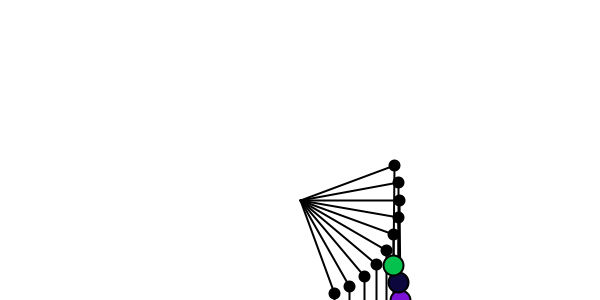
Frame 1 (no input)
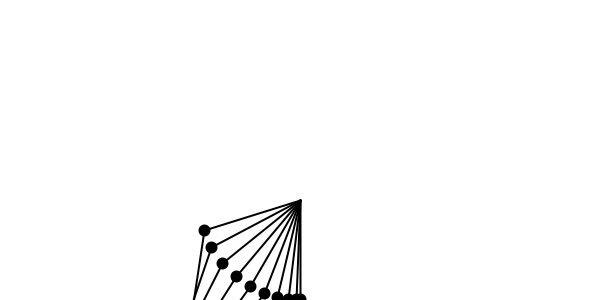
Frame 60 (the mouse pressed at the canvas centre just before this capture)
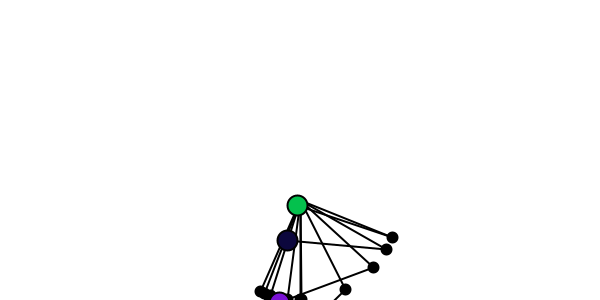
Frame 120 (the mouse held since frame 60 and released just before this capture)

The Processing sketch that drew these frames (run headless with seeded random() and noise(); from frame 60 on, the mouse is pressed at the canvas centre):

// Processing sketch: DoublePendulumSimulation
// ── DoublePendulumSimulation.pde
float cx = width/2;
float cy = height/2;

float WEIGHT_SCALE = 1;
float LENGTH_SCALE = 100;
float dt = 1.0/60.0;

float g = 9.8;
float W = 20;

DoublePendulum[] dp = new DoublePendulum[20];

void setup() {
  size(600, 300);
  
  cx = width/2;
  cy = 200;
  
  for(int i=0; i< 10; i++) {
    SimplePendulum o = new SimplePendulum(10, 1, (i*5+10)*PI/90);
    dp[i] = new DoublePendulum(o, 10, 1, 0); 
  }
}

void showLine() {
  for(int i=0; i< 10; i++) {
    dp[i].showLine = true;
  }
}

void noLine() {
  for(int i=0; i< 10; i++) {
    dp[i].showLine = false;
  }
}

void draw() {
  background(255);
  translate(cx, cy);
  scale(1, -1);
  stroke(0);
  strokeWeight(2);
 
  for(int i=0; i< 10; i++) {
    dp[i].move();
    dp[i].drawWithTracking();
  }
}

// ── DoublePendulum.pde
class DoublePendulum extends SimplePendulum{
  public float M, L, theta, x, y, w, a;
  public color mycolor;
  private SimplePendulum s;
  public boolean showLine = true;
  public DoublePendulum(SimplePendulum s, float M, float L, float theta) {
    super(s.M, s.L, s.theta);
    
    this.M = M;
    this.L = L;
    this.theta = theta;
    this.w = 0;
    this.s = s;
    this.mycolor = color((int)random(255), (int)random(255), (int)random(255));
  }
  
  public void calculate() {
    s.calculate();
    this.px = this.x;
    this.py = this.y;
    
    this.x = s.x + L*LENGTH_SCALE * sin(theta);
    this.y = s.y - L*LENGTH_SCALE * cos(theta);
  }
  
  public void move() {    
    float w1 = s.w;
    float theta1 = s.theta;

    float w2 = w;
    float theta2 = theta;
    
    float a_w1 = calDw1(w1, w2, theta1, theta2);
    float a_w2 = calDw2(w1, w2, theta1, theta2);
    float a_theta1 = calDTheta1(w1, w2, theta1, theta2);
    float a_theta2 = calDTheta2(w1, w2, theta1, theta2);
    
    float b_w1 = calDw1(w1 + 0.5*dt*a_w1, w2 + 0.5*dt*a_w2, theta1 + 0.5*dt*a_theta1, theta2 + 0.5*dt*a_theta2);
    float b_w2 = calDw2(w1 + 0.5*dt*a_w1, w2 + 0.5*dt*a_w2, theta1 + 0.5*dt*a_theta1, theta2 + 0.5*dt*a_theta2);
    float b_theta1 = calDTheta1(w1 + 0.5*dt*a_w1, w2 + 0.5*dt*a_w2, theta1 + 0.5*dt*a_theta1, theta2 + 0.5*dt*a_theta2);
    float b_theta2 = calDTheta2(w1 + 0.5*dt*a_w1, w2 + 0.5*dt*a_w2, theta1 + 0.5*dt*a_theta1, theta2 + 0.5*dt*a_theta2);
    
    float c_w1 = calDw1(w1 + 0.5*dt*b_w1, w2 + 0.5*dt*b_w2, theta1 + 0.5*dt*b_theta1, theta2 + 0.5*dt*b_theta2);
    float c_w2 = calDw2(w1 + 0.5*dt*b_w1, w2 + 0.5*dt*b_w2, theta1 + 0.5*dt*b_theta1, theta2 + 0.5*dt*b_theta2);
    float c_theta1 = calDTheta1(w1 + 0.5*dt*b_w1, w2 + 0.5*dt*b_w2, theta1 + 0.5*dt*b_theta1, theta2 + 0.5*dt*b_theta2);
    float c_theta2 = calDTheta2(w1 + 0.5*dt*b_w1, w2 + 0.5*dt*b_w2, theta1 + 0.5*dt*b_theta1, theta2 + 0.5*dt*b_theta2);
    
    float d_w1 = calDw1(w1 + dt*c_w1, w2 + dt*c_w2, theta1 + dt*c_theta1, theta2 + dt*c_theta2);
    float d_w2 = calDw2(w1 + dt*c_w1, w2 + dt*c_w2, theta1 + dt*c_theta1, theta2 + dt*c_theta2);
    float d_theta1 = calDTheta1(w1 + dt*c_w1, w2 + dt*c_w2, theta1 + dt*c_theta1, theta2 + dt*c_theta2);
    float d_theta2 = calDTheta2(w1 + dt*c_w1, w2 + dt*c_w2, theta1 + dt*c_theta1, theta2 + dt*c_theta2);
    
    w1 = w1 + (dt/6.0) * (a_w1+2*b_w1+2*c_w1+d_w1);
    w2 = w2 + (dt/6.0) * (a_w2+2*b_w2+2*c_w2+d_w2);
    theta1 = theta1 + (dt/6.0) * (a_theta1+2*b_theta1+2*c_theta1+d_theta1);
    theta2 = theta2 + (dt/6.0) * (a_theta2+2*b_theta2+2*c_theta2+d_theta2);
    
    s.w = w1;
    this.w = w2;
    s.theta = theta1;
    this.theta = theta2;
  }
  
  public float calDTheta1(float w1, float w2, float theta1, float theta2) {
    return w1;
  }
  
  public float calDTheta2(float w1, float w2, float theta1, float theta2) {
    return w2;
  }
  
  public float calDw1(float w1, float w2, float theta1, float theta2) {
    float M1 = s.M;
    float L1 = s.L;
    float M2 = M;
    float L2 = L;
    
    float num1 = (-1)*g*(2*M1 + M2) * sin(theta1);
    float num2 = (-1)*M2*g*sin(theta1 - 2*theta2) ;
    float num3 = (-1)*2*sin(theta1 - theta2)*M2;
    float num4 = (w2*w2*L2 + w1*w1*L1*cos(theta1 - theta2));
    float div = (2*M1 + M2 - M2*cos(2*theta1 - 2*theta2));
    
    return (num1+num2+num3*num4) / (L1*div);
  }
  
  public float calDw2(float w1, float w2, float theta1, float theta2) {
    float M1 = s.M;
    float L1 = s.L;
    float M2 = M;
    float L2 = L;
    
    float num5 = w1*w1*L1*(M1+M2);
    float num6 = g*(M1+M2)*cos(theta1);
    float num7 = w2*w2*L2*M2*cos(theta1-theta2);
    float num8 = 2*sin(theta1 - theta2);
    
    float div = (2*M1 + M2 - M2*cos(2*theta1 - 2*theta2));
    return num8*(num5+num6+num7) / (L2*div);
  }
  
  public void draw() {
    
    this.calculate();
    if (showLine) {
      s.draw();
      line(s.x, s.y, this.x, this.y);
    }
    
    fill(mycolor);
    ellipse(x, y, W, W);
  }
  
  public void drawWithTracking() {
    
    //image(pg, 0, 0);
    this.draw();
    //pg.beginDraw();
    //pg.translate(cx, cy);
    //pg.scale(1, -1);
    //strokeWeight(1);
    //if (frameCount > 1) {
    //  pg.line(this.px, this.py, this.x, this.y);
    //}
    //pg.endDraw();
  }
}

// ── SimplePendulum.pde
class SimplePendulum{
  public float M, L, theta, x, y, w, a;
  PGraphics pg;
  
  protected float px, py;
  
  public SimplePendulum(float M, float L, float theta) {
    this.M = M;
    this.L = L;
    this.theta = theta;
    
    //pg = createGraphics(width, height);
    //pg.beginDraw();
    //pg.background(255);
    //pg.endDraw();
  }
  
  public void calculate() {
    this.px = this.x;
    this.py = this.y;
    
    this.x = L*LENGTH_SCALE * sin(theta);
    this.y = -1 * L*LENGTH_SCALE * cos(theta);
  }
  
  
  
  public void draw() {
    
    line(0, 0, this.x, this.y);
    fill(0);
    ellipse(this.x, this.y, W/2, W/2);
  }
}
